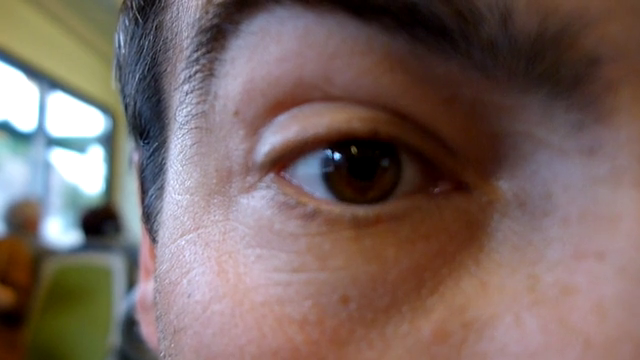
#> input picture frame 15 of 08_Exercises_first/sources/eye_motion.mp4, 640 x 360 px, given in place of the camera
$ python 05_tarck_with_hsv.py
#> lines starting #> are read from the running program, lines starting #| are printed output that depends on the picture; after the words box and inside, x2 and y2 are one past the last pixel; in counts of white or black regions, pixels touching at a corner belong together
import cv2
import numpy as np

path = "C:\\Users\\Dimoontri\\Desktop\\python_and__Libraries\\opencv_udemy\\08_Exercises\\sources\\hsv.mp4"

# webcam için path yerine sadece 0 yazmak yeterlidir
cap = cv2.VideoCapture(0)

def nothing(x):
    pass

cv2.namedWindow("Trackbar")
# cv2.createTrackbar(Kızak Adı,Trackbar Pencere Adı,ilk değer,son değeri,kullanmıyoruz)
cv2.createTrackbar("LH","Trackbar",0,180,nothing)
#> slider 'LH' is set to 36
cv2.createTrackbar("LS","Trackbar",0,255,nothing)
#> slider 'LS' is set to 51
cv2.createTrackbar("LV","Trackbar",0,255,nothing)
#> slider 'LV' is set to 51
cv2.createTrackbar("UH","Trackbar",0,180,nothing)
#> slider 'UH' is set to 180
cv2.createTrackbar("US","Trackbar",0,255,nothing)
#> slider 'US' is set to 255
cv2.createTrackbar("UV","Trackbar",0,255,nothing)
#> slider 'UV' is set to 255

while 1:
    ret,frame = cap.read()
#> frame is the input picture: shape (360, 640, 3); mean B, G, R 97.9, 102.8, 121.2
    frame = cv2.flip(frame,1) # webcam kullanırsak ekranı aynı şekilde döndürmek için
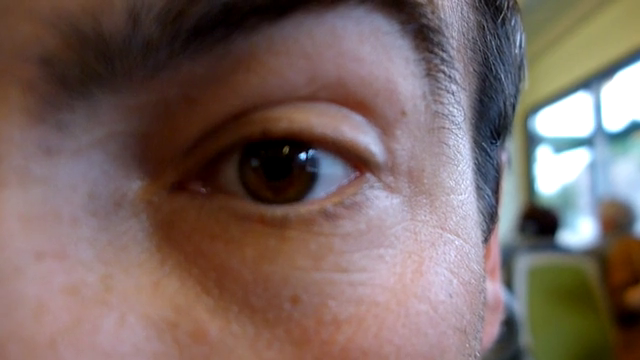
#> frame: shape (360, 640, 3); mean B, G, R 97.9, 102.8, 121.2
    frame = cv2.resize(frame,(480,640))
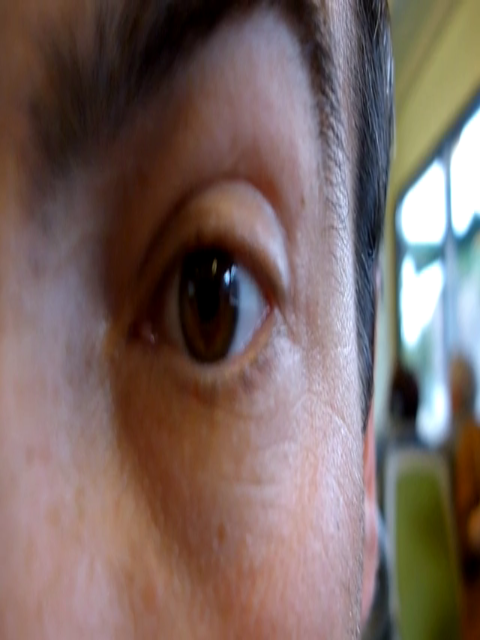
#> frame: shape (640, 480, 3); mean B, G, R 97.8, 102.7, 121.1
    hsv = cv2.cvtColor(frame,cv2.COLOR_BGR2HSV)
#> hsv: shape (640, 480, 3); mean H, S, V 66.4, 92.3, 126.6

    # her tarck bar için pencere içinde bir konum veriyoruz
    lh = cv2.getTrackbarPos("LH","Trackbar")
    ls = cv2.getTrackbarPos("LS","Trackbar")
    lv = cv2.getTrackbarPos("LV","Trackbar")
    uh = cv2.getTrackbarPos("UH","Trackbar")
    us = cv2.getTrackbarPos("US","Trackbar")
    uv = cv2.getTrackbarPos("UV","Trackbar")

    lower_blue = np.array([lh,ls,lv])
    upper_blue = np.array([uh,us,uv])

    mask = cv2.inRange(hsv,lower_blue,upper_blue)
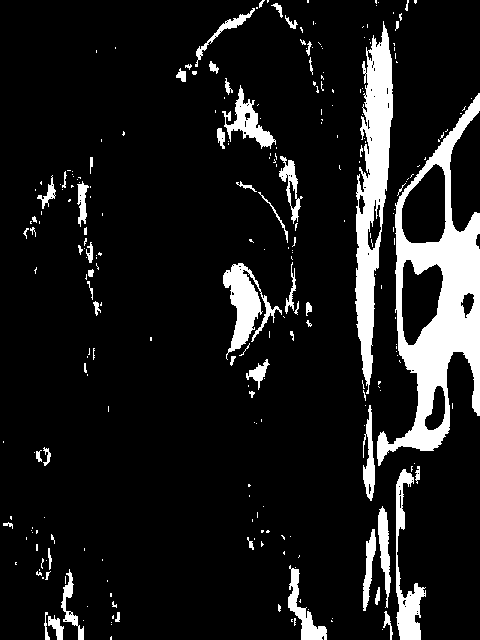
#> mask: shape (640, 480); 10.9% white; 263 white regions (201 under 20 px), largest, box (x1, y1, x2, y2) and area: (377, 93, 480, 466) 13093, (355, 21, 393, 394) 7045, (223, 263, 282, 360) 2143
    bitwise = cv2.bitwise_and(frame,frame,mask=mask)
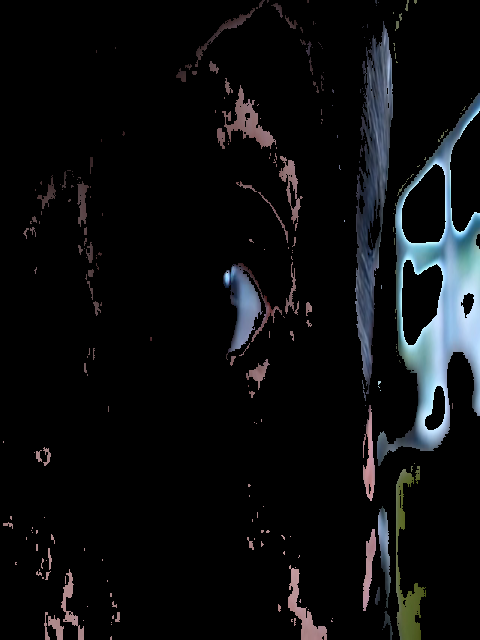
#> bitwise: shape (640, 480, 3); mean B, G, R 14.8, 13.4, 12.2

    cv2.imshow("frame",frame)
    cv2.imshow("mask",mask)
    cv2.imshow("bitwise",bitwise)


    if cv2.waitKey(20) & 0xFF == ord('q'):
#> (key q is pressed here)
        break

cap.release()
cv2.destroyAllWindows()

$ run again, starting later in the video
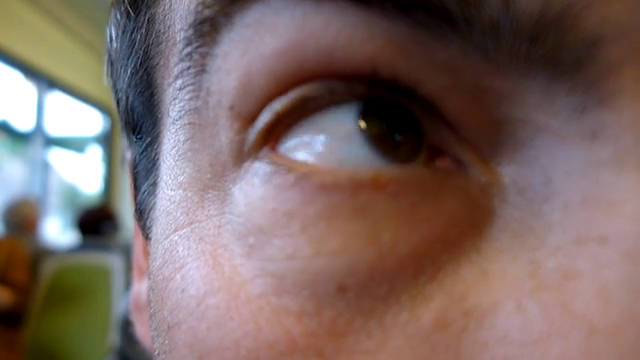
#> input picture frame 70 of 08_Exercises_first/sources/eye_motion.mp4, 640 x 360 px, given in place of the camera
#> frame is the input picture: shape (360, 640, 3); mean B, G, R 100.5, 104.8, 123.9
#> hsv: shape (640, 480, 3); mean H, S, V 66.9, 90.3, 129.4
#> `mask = cv2.inRange(hsv,lower_blue,upper_blue)`:
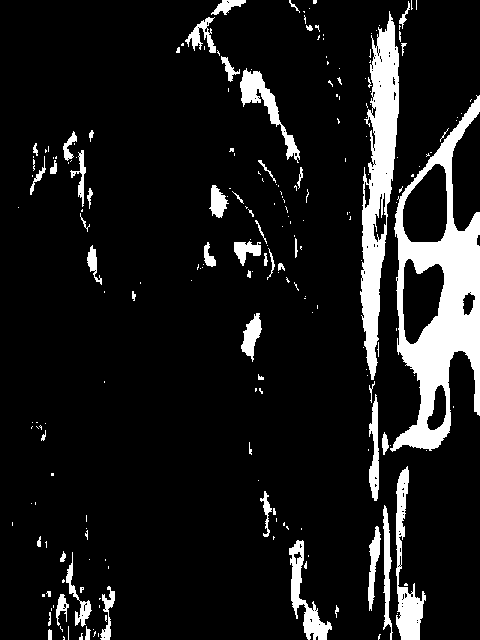
#> mask: shape (640, 480); 10.5% white; 220 white regions (166 under 20 px), largest, box (x1, y1, x2, y2) and area: (390, 95, 480, 452) 12537, (360, 11, 399, 380) 7063, (396, 466, 426, 640) 1948
#> `bitwise = cv2.bitwise_and(frame,frame,mask=mask)`:
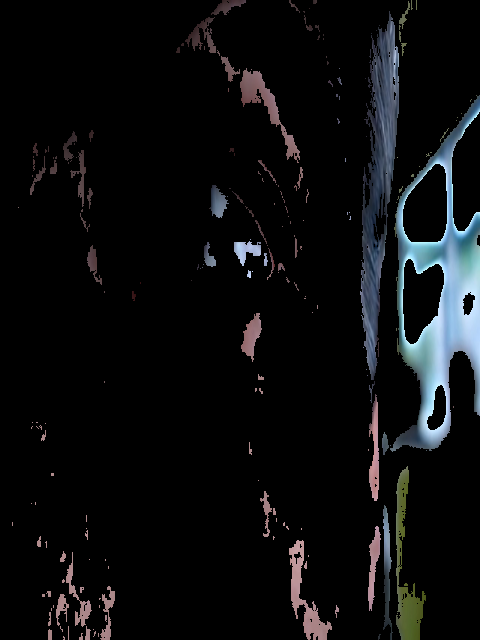
#> bitwise: shape (640, 480, 3); mean B, G, R 14.3, 13.1, 12

$ run again, starting later in the video
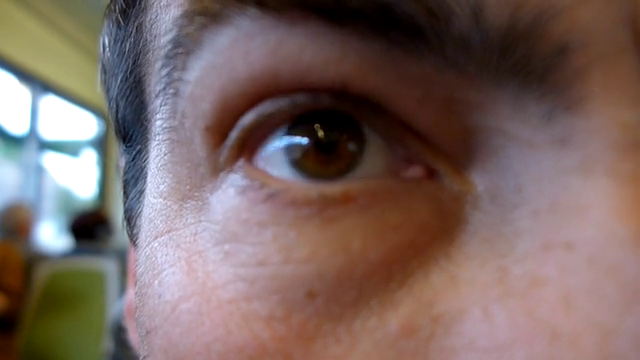
#> input picture frame 124 of 08_Exercises_first/sources/eye_motion.mp4, 640 x 360 px, given in place of the camera
#> frame is the input picture: shape (360, 640, 3); mean B, G, R 97.7, 102, 121.5
#> hsv: shape (640, 480, 3); mean H, S, V 64.2, 94, 126.9
#> `mask = cv2.inRange(hsv,lower_blue,upper_blue)`:
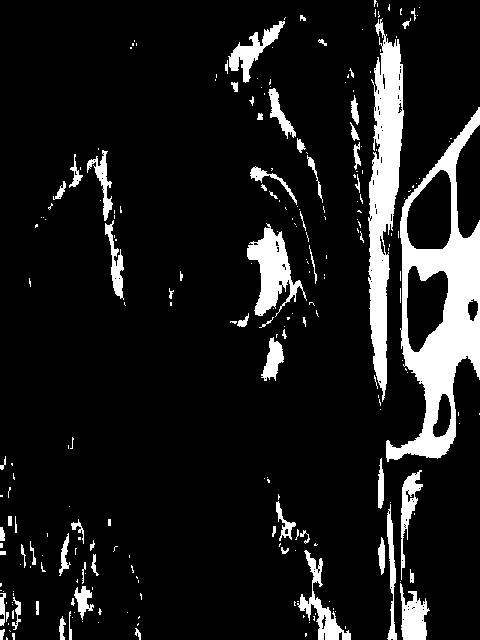
#> mask: shape (640, 480); 10.8% white; 244 white regions (175 under 20 px), largest, box (x1, y1, x2, y2) and area: (386, 107, 480, 462) 11789, (368, 18, 404, 402) 7278, (247, 223, 307, 317) 2369
#> `bitwise = cv2.bitwise_and(frame,frame,mask=mask)`:
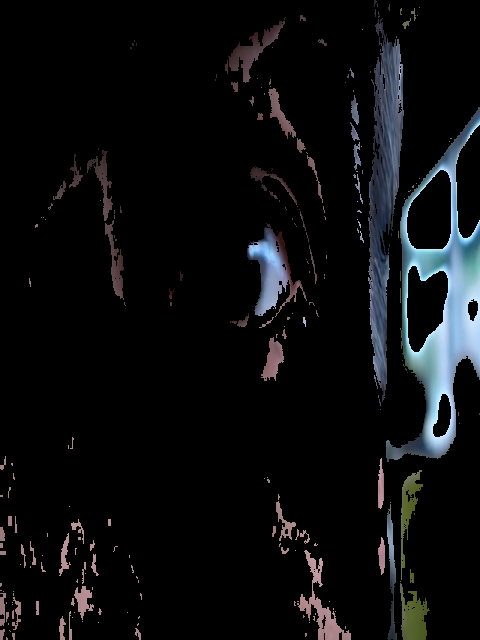
#> bitwise: shape (640, 480, 3); mean B, G, R 14.5, 13, 12
